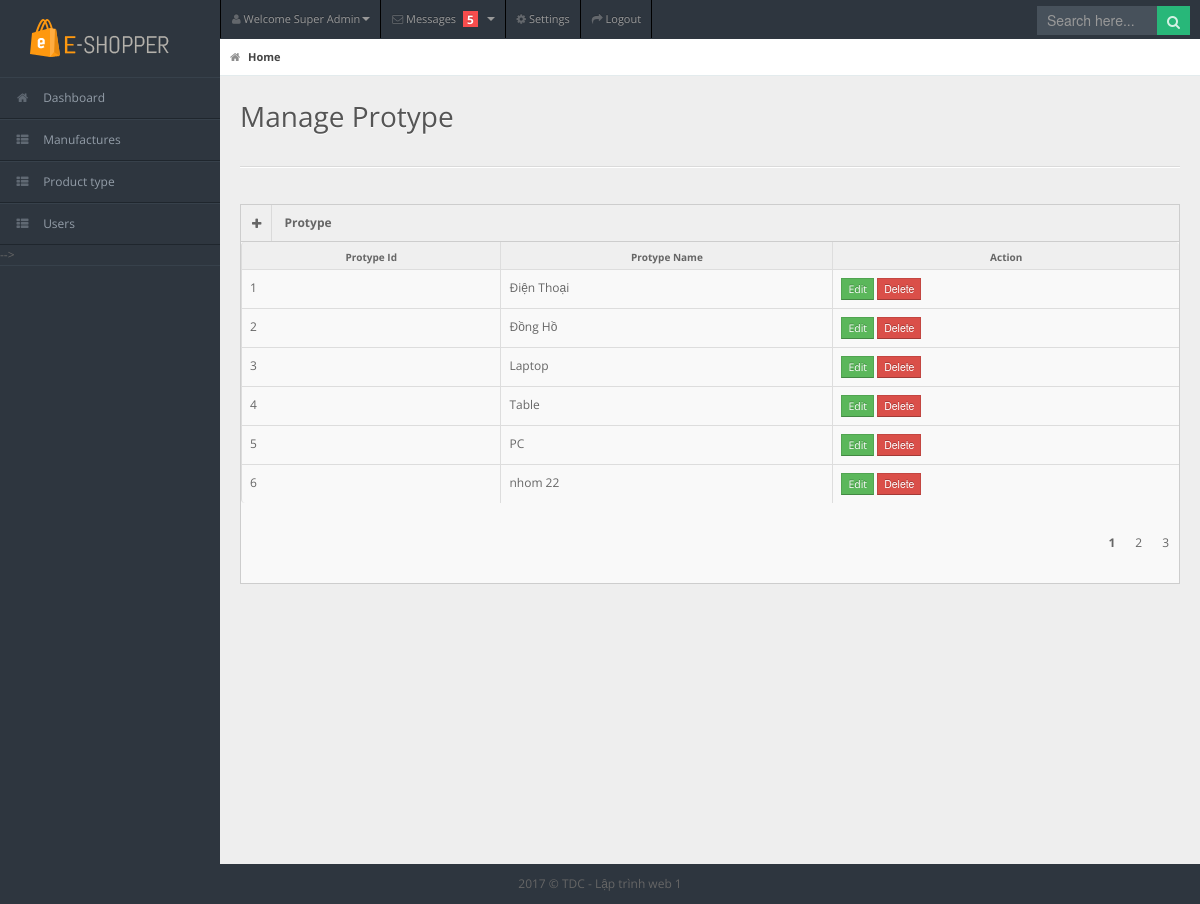
Screenshot of /admin/protypes.php (signed in) with the database file from the repository.
### tables this page shows
CREATE TABLE IF NOT EXISTS `protypes` (
  `type_id` int(11) NOT NULL AUTO_INCREMENT,
  `type_name` varchar(100) NOT NULL,
  PRIMARY KEY (`type_id`)
);

### admin/Model2s/db.php (called while the page is built)
<?php
class Db
{
    public static $connection;
    public function __construct()
    {
        if (!self::$connection) {
            self::$connection = new mysqli(DB_HOST, DB_USER, DB_PASSWORD, DB_NAME,PORT);
            self::$connection->set_charset(DB_CHARSET);
        }
        return self::$connection;
    }
}

### admin/Model2s/protype.php (called while the page is built, shortened)
<?php
class protype extends Db{
    function Getallprotype()
    {
        $sql = self::$connection->prepare("     SELECT * FROM `protypes`
       ");
$sql->execute();
$items = $sql->get_result()->fetch_all(MYSQLI_ASSOC);
return $items;
    }
}

### admin/protypes.php (the view, shortened to what this page needs)
<?php require "sidebar.php";
     require "..\admin\Model2s\db.php";
     require "..\admin\Model2s\protype.php";
     $protype = new protype;
     $allprotype = $protype->Getallprotype();
    $idx=0;
?>
            <h1>Manage Protype</h1>
        </div>
        <div class="container-fluid">
            <hr>
            <div class="row-fluid">
                <div class="span12">
                    <div class="widget-box">
                        <div class="widget-title"> <span class="icon"><a href="AddProtype.php"> <i class="icon-plus"></i>
                                </a></span>
                            <h5>Protype</h5>
                        </div>
                        <div class="widget-content nopadding">
                            <table class="table table-bordered table-striped">
                                <thead>
                                    <tr>
                                        <th>Protype Id</th>
                                        <th>Protype  Name</th>
                                        <th>Action</th>
                                    </tr>
                                </thead>
                                <?php foreach($allprotype as $value) { $idx++; ?>
                                <tbody>
                                    <tr class="">
                                        <td><?php echo $idx; ?></td>
                                        <td><?php echo $value['type_name']; ?></td>
                                        <td>
                                            <a href="EditProtype.php?id=<?php echo $value['type_id'] ?>" class="btn btn-success btn-mini">Edit</a>
                                            <form action="DeleteProtype.php" method="post">
                                                <input type="submit" class="btn btn-danger btn-mini" value="Delete">
                                            </form>
                                        </td>
                                    </tr>
                                </tbody>
                                <?php } ?>
                            </table>
                            <div class="row" style="margin-left: 18px;">
                                <ul class="pagination">
                                    <li class="active">1</li>
                                    <li>2</li>
                                    <li>3</li>
                                </ul>
                            </div>
                        </div>
                    </div>
                </div>
            </div>
        </div>
    </div>
    <div class="row-fluid">
        <div id="footer" class="span12"> 2017 &copy; TDC - Lập trình web 1</div>
    </div>
</body>
</html>

### admin/css/select2.css (style rules this page uses)
ul.pagination li { float: left; }

### admin/css/matrix-style.css (style rules this page uses)
* { outline:none !important; -moz-outline: none !important; }
html, body { height:100% }
body { overflow-x: hidden; margin-top: -10px; font-family: 'Open Sans', sans-serif; font-size:12px; color:#666; }
a { color:#666; }
select, textarea, input[type="text"], input[type="password"], input[type="datetime"], input[type="datetime-local"], input[type="date"], input[type="month"], input[type="time"], input[type="week"], input[type="number"], input[type="email"], input[type="url"], input[type="search"], input[type="tel"], input[type="color"], .uneditable-input, .label, .dropdown-menu, .btn, .well, .progress, .table-bordered, .btn-group > .btn:first-child, .btn-group > .btn:last-child, .btn-group > .btn:last-child, .btn-group > .dropdown-toggle, .alert { border-radius:0px; }
.btn, textarea, input[type="text"], input[type="password"], input[type="datetime"], input[type="datetime-local"], input[type="date"], input[type="month"], input[type="time"], input[type="week"], input[type="number"], input[type="email"], input[type="url"], input[type="search"], input[type="tel"], input[type="color"], .uneditable-input { box-shadow:none; }
.progress, .progress-success .bar, .progress .bar-success, .progress-warning .bar, .progress .bar-warning, .progress-danger .bar, .progress .bar-danger, .progress-info .bar, .progress .bar-info, .btn, .btn-primary { background-image:none; }
#footer { padding:10px; text-align:center; }
hr { border-top-color:#dadada; }
.table-striped form { display: inline; }
#content-header h1 { color: #555555; font-size: 28px; font-weight: normal; float: none; text-shadow: 0 1px 0 #ffffff; margin-left: 20px; position: relative; }
#content-header h1, #content-header .btn-group { margin-top: 20px; }
.stat-boxes .peity_bar_good, .stat-boxes .peity_line_good, { color: #459D1C; }
.widget-box { background: none repeat scroll 0 0 #F9F9F9; border-left: 1px solid #CDCDCD; border-top: 1px solid #CDCDCD; border-right: 1px solid #CDCDCD; clear: both; margin-top: 16px; margin-bottom: 16px; position: relative; }
.widget-title, .modal-header, .table th, div.dataTables_wrapper .ui-widget-header { background:#efefef; border-bottom: 1px solid #CDCDCD; height: 36px; }
.widget-title span.icon { padding: 9px 10px 7px 11px; float: left; border-right:1px solid #dadada; }
.widget-title h5 { color: #666; float: left; font-size: 12px; font-weight: bold; padding: 12px; line-height: 12px; margin: 0; }
.widget-content { padding:15px; border-bottom: 1px solid #cdcdcd; }
.table th { height: auto; font-size: 10px; padding: 5px 10px 2px; border-bottom: 0; text-align: center; color: #666666; }
.nopadding { padding: 0 !important; }
.nopadding .table { margin-bottom: 0; }
.nopadding .table-bordered { border: 0; }
form { margin-bottom: 0; }

### admin/css/matrix-media.css (style rules this page uses)
body { background:#2E363F; }

### admin/sidebar.php (style rules this page uses)
ul.pagination { list-style: none; float: right; }
ul.pagination li.active { font-weight: bold }
ul.pagination li { float: left; display: inline-block; padding: 10px }

### rows the page displays
protypes: type_name "Điện Thoại"
protypes: type_name "Đồng Hồ"
protypes: type_name "Laptop"
protypes: type_name "Table"
protypes: type_name "PC"
protypes: type_name "nhom 22"
